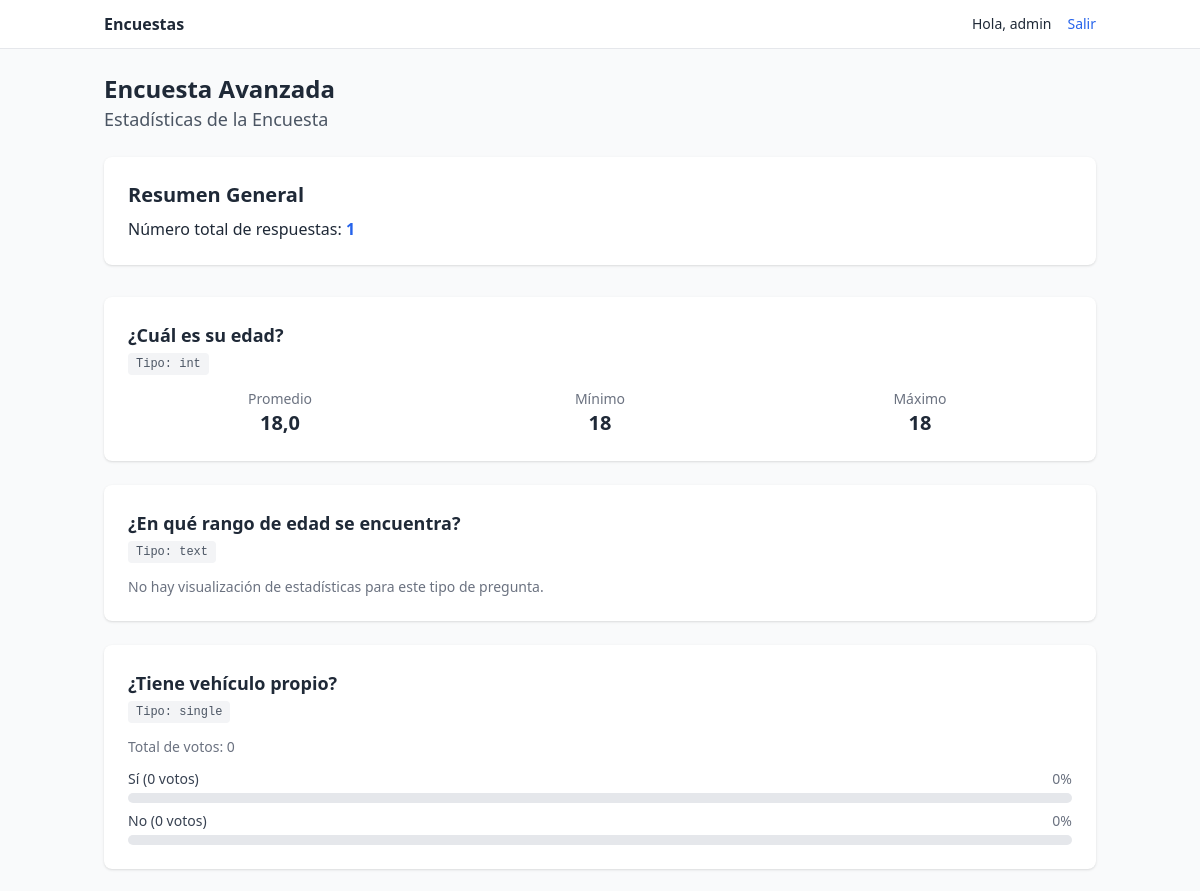
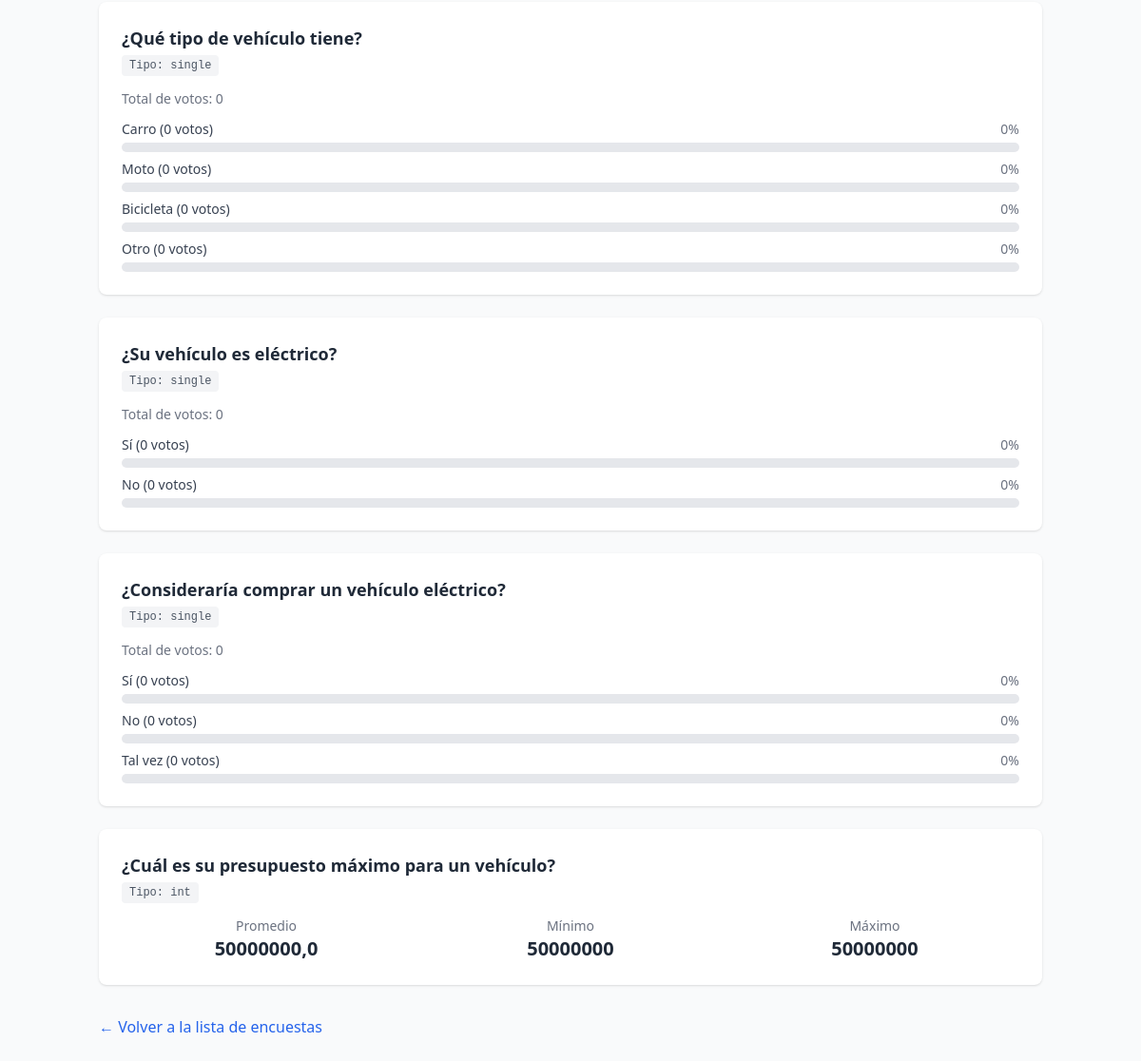
/stats/encuesta-avanzada/ (signed in), run on the app's committed database (2 pictures, top to bottom).
### surveys/models.py (models this page shows, shortened)
class Survey(models.Model):
    name = models.CharField(max_length=200, unique=True)
    description = models.TextField(blank=True)
    code = models.SlugField(max_length=80, unique=True)
    is_active = models.BooleanField(default=True)
    created_at = models.DateTimeField(auto_now_add=True)
    require_token = models.BooleanField(default=False)

class Question(models.Model):
    section = models.ForeignKey(Section, on_delete=models.CASCADE, related_name="questions")
    code = models.SlugField(max_length=80)
    text = models.TextField()
    help_text = models.TextField(blank=True)
    qtype = models.CharField(max_length=10, choices=QuestionType.choices, default=QuestionType.TEXT)
    required = models.BooleanField(default=True)
    order = models.PositiveIntegerField(default=1)
    max_choices = models.PositiveIntegerField(default=0, help_text="0 = sin límite")
    ubicaciones = models.ManyToManyField(Ubicacion, blank=True, related_name="questions")
    single_choice_display = models.CharField(
        max_length=10,
        choices=SingleChoiceDisplayType.choices,
        default=SingleChoiceDisplayType.RADIO,
        help_text="Solo para preguntas de opción única (single)"
    )
    depends_on = models.ForeignKey(
        'self',
        on_delete=models.SET_NULL,
        null=True,
        blank=True,
        related_name='dependent_questions',
        help_text="La pregunta de la que esta depende"
    )
    depends_on_option = models.ForeignKey(
        'surveys.Option',
        on_delete=models.SET_NULL,
        null=True,
        blank=True,
        related_name='triggering_questions',
        help_text="La opción que activa esta pregunta"
    )
    depends_on_value_min = models.DecimalField(max_digits=10, decimal_places=2, null=True, blank=True, help_text="Valor mínimo para activar la pregunta (para respuestas numéricas)")
    depends_on_value_max = models.DecimalField(max_digits=10, decimal_places=2, null=True, blank=True, help_text="Valor máximo para activar la pregunta (para respuestas numéricas)")
    copy_from = models.CharField(max_length=100, blank=True, help_text="Nombre del campo del cual copiar la respuesta (ej. 'identificacion' o 'question_123').")
    copy_text_from = models.BooleanField(default=False, help_text="Si se marca, el texto de la pregunta se copiará del campo seleccionado.")
    min_value = models.IntegerField(null=True, blank=True, help_text="Valor mínimo para preguntas de tipo entero.")
    max_value = models.IntegerField(null=True, blank=True, help_text="Valor máximo para preguntas de tipo entero.")
    class Meta:
        unique_together = ("section", "code")
        ordering = ["section__order", "order"]
        constraints = [
            CheckConstraint(
                check=Q(depends_on_option__isnull=True) | (Q(depends_on_value_min__isnull=True) & Q(depends_on_value_max__isnull=True)),
                name='option_or_value_dependency'
            )
        ]

class Option(models.Model):
    question = models.ForeignKey(Question, on_delete=models.CASCADE, related_name="options")
    code = models.SlugField(max_length=80)
    label = models.CharField(max_length=200)
    order = models.PositiveIntegerField(default=1)
    numeric_value = models.IntegerField(null=True, blank=True,
                                        validators=[MinValueValidator(0), MaxValueValidator(10)])
    class Meta:
        unique_together = ("question", "code")
        ordering = ["order"]

### surveys/views.py (the view, shortened to what this page needs)
# urls.py: path("stats/<slug:survey_code>/", views.survey_stats_view, name="stats"),
@login_required
def survey_stats_view(request, survey_code):
    survey = get_object_or_404(Survey, code=survey_code)
    response_count = ResponseSet.objects.filter(survey=survey).count()
    questions = Question.objects.filter(section__survey=survey).order_by('section__order', 'order')
    stats_data = []
    for q in questions:
        q_stats = {
            'text': q.text,
            'type': q.qtype,
            'data': None
        }
        if q.qtype in [QuestionType.SINGLE, QuestionType.MULTI, QuestionType.LIKERT]:
            options_with_counts = []
            options = q.options.all().annotate(count=Count('selected_in')).order_by('-count')
            total_votes = sum(opt.count for opt in options)
            for option in options:
                percentage = (option.count / total_votes * 100) if total_votes > 0 else 0
                options_with_counts.append({
                    'label': option.label,
                    'count': option.count,
                    'percentage': round(percentage, 2)
                })
            q_stats['data'] = {'options': options_with_counts, 'total_votes': total_votes}
        elif q.qtype in [QuestionType.INTEGER, QuestionType.DECIMAL]:
            agg_field = 'integer_answer' if q.qtype == QuestionType.INTEGER else 'decimal_answer'
            result = Answer.objects.filter(question=q, response__survey=survey).aggregate(
                avg=Avg(agg_field),
                min=Min(agg_field),
                max=Max(agg_field)
            )
            if result['avg'] is not None:
                result['avg'] = round(result['avg'], 2)
            q_stats['data'] = result
        stats_data.append(q_stats)
    context = {
        'survey': survey,
        'response_count': response_count,
        'stats_data': stats_data
    }
    return render(request, 'surveys/survey_stats.html', context)

### surveys/templates/surveys/survey_stats.html (shortened to what this page needs)
{% extends "surveys/base.html" %}
{% block content %}
<div class="mb-6">
  <h1 class="text-2xl font-bold">{{ survey.name }}</h1>
  <p class="text-lg text-gray-600">Estadísticas de la Encuesta</p>
</div>
<div class="bg-white p-6 rounded-lg shadow mb-8">
  <h2 class="text-xl font-semibold">Resumen General</h2>
  <p class="mt-2">Número total de respuestas: <span class="font-bold text-blue-600">{{ response_count }}</span></p>
</div>
<div class="space-y-6">
  {% for question_stat in stats_data %}
    <div class="bg-white p-6 rounded-lg shadow">
      <h3 class="font-semibold text-lg">{{ question_stat.text }}</h3>
      <span class="text-xs font-mono bg-gray-100 text-gray-600 px-2 py-1 rounded">Tipo: {{ question_stat.type }}</span>
      <div class="mt-4">
        {% if question_stat.type == 'single' or question_stat.type == 'multi' or question_stat.type == 'likert' %}
          {% with stats=question_stat.data %}
            <p class="text-sm text-gray-500 mb-3">Total de votos: {{ stats.total_votes }}</p>
            <div class="space-y-2">
              {% for option in stats.options %}
                <div>
                  <div class="flex justify-between mb-1">
                    <span class="text-sm font-medium text-gray-700">{{ option.label }} ({{ option.count }} votos)</span>
                    <span class="text-sm font-medium text-gray-500">{{ option.percentage }}%</span>
                  </div>
                  <div class="w-full bg-gray-200 rounded-full h-2.5">
                  </div>
                </div>
              {% empty %}
                <p class="text-sm text-gray-500">Aún no hay respuestas para esta pregunta.</p>
              {% endfor %}
            </div>
          {% endwith %}
        {% elif question_stat.type == 'int' or question_stat.type == 'dec' %}
          {% with stats=question_stat.data %}
            <div class="grid grid-cols-3 gap-4 text-center">
              <div>
                <p class="text-sm text-gray-500">Promedio</p>
                <p class="text-xl font-bold">{{ stats.avg|default:"N/A" }}</p>
              </div>
              <div>
                <p class="text-sm text-gray-500">Mínimo</p>
                <p class="text-xl font-bold">{{ stats.min|default:"N/A" }}</p>
              </div>
              <div>
                <p class="text-sm text-gray-500">Máximo</p>
                <p class="text-xl font-bold">{{ stats.max|default:"N/A" }}</p>
              </div>
            </div>
          {% endwith %}
        {% else %}
          <p class="text-sm text-gray-500">No hay visualización de estadísticas para este tipo de pregunta.</p>
        {% endif %}
      </div>
    </div>
  {% endfor %}
</div>
<div class="mt-8">
    <a href="{% url 'surveys:list' %}" class="text-blue-600 hover:underline">&larr; Volver a la lista de encuestas</a>
</div>
{% endblock %}

### surveys/templates/surveys/base.html (shortened to what this page needs)
{% load static %}
<!doctype html>
<html lang="es">
<head>
  <script src="https://cdn.tailwindcss.com"></script>
</head>
<body class="bg-gray-50 text-gray-800">
  <nav class="bg-white border-b sticky top-0 z-10">
    <div class="max-w-5xl mx-auto px-4 py-3 flex items-center justify-between">
      <a href="{% url 'surveys:list' %}" class="flex items-center gap-2 font-semibold">
        Encuestas
      </a>
      <div class="flex items-center gap-4">
        {% if user.is_authenticated %}
          <span class="text-sm">Hola, {{ user.username }}</span>
          <a class="text-sm text-blue-600" href="{% url 'logout' %}">Salir</a>
        {% elif not public %}
          <a class="text-sm text-blue-600" href="{% url 'login' %}">Ingresar</a>
          <a class="text-sm text-blue-600" href="{% url 'signup' %}">Crear cuenta</a>
        {% endif %}
      </div>
    </div>
  </nav>
  <main class="max-w-5xl mx-auto px-4 py-6">
    {% block content %}{% endblock %}
  </main>
</body>
</html>

### data on the page
Survey: name "Encuesta Avanzada"
Question: text "¿Cuál es su edad?", type "int"
Question: text "¿En qué rango de edad se encuentra?", type "text"
Question: text "¿Tiene vehículo propio?", type "single"
Option: label "Sí"
Option: label "No"
Question: text "¿Qué tipo de vehículo tiene?", type "single"
Option: label "Carro"
Option: label "Moto"
Option: label "Bicicleta"
Option: label "Otro"
Question: text "¿Su vehículo es eléctrico?", type "single"
Option: label "Sí"
Option: label "No"
Question: text "¿Consideraría comprar un vehículo eléctrico?", type "single"
Option: label "Sí"
Option: label "No"
Option: label "Tal vez"
Question: text "¿Cuál es su presupuesto máximo para un vehículo?", type "int"

### other printed values
{{ user.username }} "admin"
{{ response_count }} "1"
{{ stats.avg|default:"N/A" }} "18,0" "50000000,0"
{{ stats.min|default:"N/A" }} "18" "50000000"
{{ stats.max|default:"N/A" }} "18" "50000000"
{{ stats.total_votes }} "0" "0" "0" "0"
{{ option.count }} "0" "0" "0" "0" "0" "0" "0" "0" "0" "0" "0"
{{ option.percentage }} "0" "0" "0" "0" "0" "0" "0" "0" "0" "0" "0"
